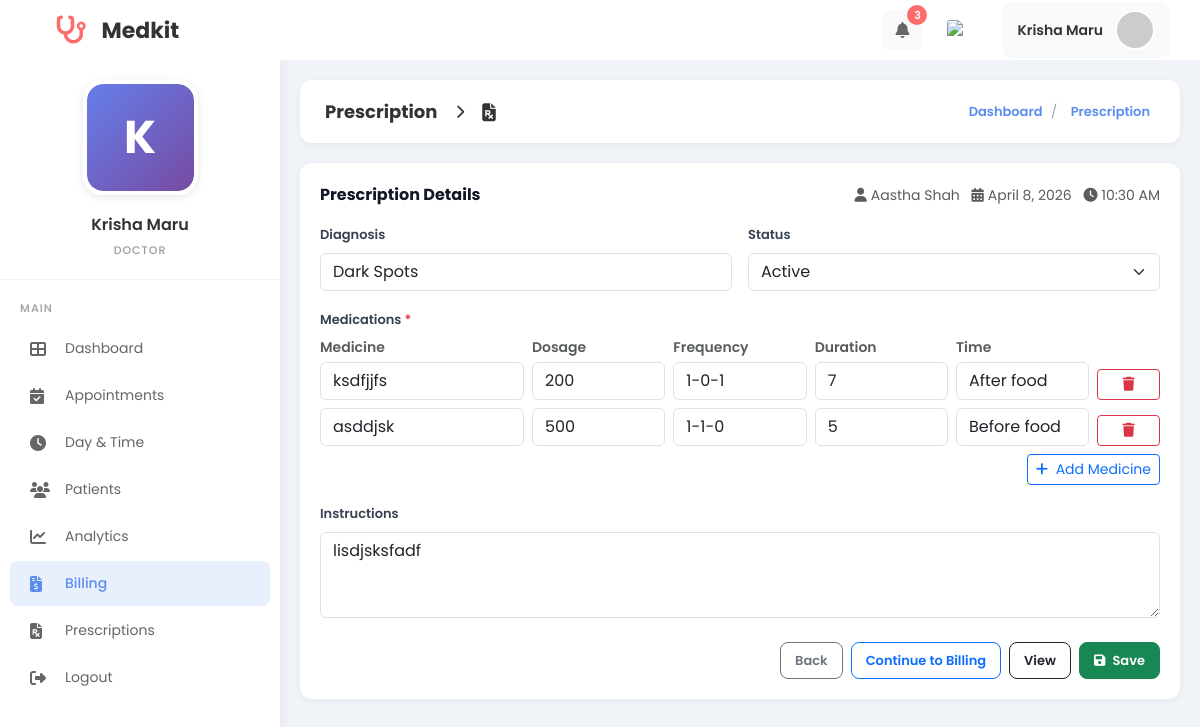
The app's page /MINI_PHP/doctor_prescription.php?booking_id=84 (signed in) with its own data.
### tables this page shows
CREATE TABLE `users` (
  `id` int(11) NOT NULL,
  `firstname` varchar(225) DEFAULT '',
  `lastname` varchar(225) DEFAULT '',
  `phone_number` bigint(20) DEFAULT 0,
  `date_of_birth` date DEFAULT curdate(),
  `email` varchar(50) NOT NULL,
  `gender` varchar(100) DEFAULT '',
  `address` varchar(225) DEFAULT '',
  `clinic_name` varchar(255) DEFAULT NULL,
  `experience_years` int(11) DEFAULT 0,
  `education` varchar(255) DEFAULT NULL,
  `bio` text DEFAULT NULL,
  `password` varchar(255) NOT NULL,
  `role_id` int(11) DEFAULT 0,
  `category_id` int(11) DEFAULT NULL,
  `created_at` timestamp NOT NULL DEFAULT current_timestamp(),
  `updated_at` timestamp NOT NULL DEFAULT current_timestamp() ON UPDATE current_timestamp(),
  `profile_image` varchar(255) DEFAULT NULL,
  `license_number` varchar(50) DEFAULT NULL,
  `license_document` varchar(255) DEFAULT NULL,
  `verification_status` enum('verified','pending','rejected') NOT NULL DEFAULT 'verified',
  `verification_reason` varchar(255) DEFAULT NULL,
  `verified_at` timestamp NULL DEFAULT NULL,
  `verified_by_admin_id` int(11) DEFAULT NULL,
  `commission_percent` decimal(5,2) NOT NULL DEFAULT 10.00
);

CREATE TABLE `visit_booking` (
  `id` int(11) NOT NULL,
  `patient_id` int(11) DEFAULT 0,
  `doctor_id` int(11) DEFAULT 0,
  `speciality_id` int(11) DEFAULT 0,
  `time_id` int(11) DEFAULT 0,
  `Note` varchar(225) DEFAULT '',
  `is_visited` int(11) DEFAULT 0,
  `created_at` timestamp NOT NULL DEFAULT current_timestamp(),
  `updated_at` timestamp NOT NULL DEFAULT current_timestamp() ON UPDATE current_timestamp(),
  `appointment_date` date DEFAULT NULL,
  `status` enum('pending','accepted','visited','rejected') DEFAULT 'pending',
  `patient_notified` tinyint(1) DEFAULT 0,
  `doctor_seen` tinyint(1) NOT NULL DEFAULT 0,
  `reminder_sent_at` datetime DEFAULT NULL,
  `documents_emailed_at` datetime DEFAULT NULL
);

CREATE TABLE `patient` (
  `id` int(11) NOT NULL,
  `firstname` varchar(225) DEFAULT '',
  `lastname` varchar(225) DEFAULT '',
  `phone_number` bigint(20) DEFAULT 0,
  `email` varchar(100) DEFAULT NULL,
  `password` varchar(255) DEFAULT NULL,
  `date_of_birth` date DEFAULT curdate(),
  `gender` varchar(225) DEFAULT '',
  `address` varchar(225) DEFAULT '',
  `created_at` timestamp NOT NULL DEFAULT current_timestamp(),
  `updated_at` timestamp NOT NULL DEFAULT current_timestamp() ON UPDATE current_timestamp()
);

CREATE TABLE `doctor_available_time` (
  `id` int(11) NOT NULL,
  `day_id` int(11) DEFAULT 0,
  `start_time` time DEFAULT '00:00:00',
  `end_time` time DEFAULT '00:00:00',
  `created_at` timestamp NOT NULL DEFAULT current_timestamp(),
  `updated_at` timestamp NOT NULL DEFAULT current_timestamp() ON UPDATE current_timestamp()
);

CREATE TABLE `clinic_prescriptions` (
  `id` int(11) NOT NULL,
  `booking_id` int(11) NOT NULL,
  `doctor_id` int(11) NOT NULL,
  `patient_id` int(11) NOT NULL,
  `diagnosis` varchar(255) NOT NULL DEFAULT '',
  `medications` text NOT NULL,
  `dosage` varchar(100) NOT NULL DEFAULT '',
  `frequency` varchar(100) NOT NULL DEFAULT '',
  `duration` varchar(100) NOT NULL DEFAULT '',
  `instructions` text DEFAULT NULL,
  `status` enum('active','inactive') NOT NULL DEFAULT 'active',
  `created_at` timestamp NOT NULL DEFAULT current_timestamp(),
  `updated_at` timestamp NOT NULL DEFAULT current_timestamp() ON UPDATE current_timestamp()
);

### MINI_PHP/doctor_prescription.php (the view, shortened to what the rows shown need)
<?php
include("config.php");
include("prescription_helpers.php");
$doctor_id = (int)$_SESSION['doctor_id'];
$schema_error = '';
$doctor_res = mysqli_query($conn, "SELECT firstname, lastname, profile_image FROM users WHERE id = $doctor_id LIMIT 1");
$doctor = $doctor_res ? mysqli_fetch_assoc($doctor_res) : null;
$doctor['profile_image'] = $doctor['profile_image'] ?? '';
$booking_id = isset($_GET['booking_id']) ? (int)$_GET['booking_id'] : 0;
$errors = [];
$booking = null;
$prescription = null;
function fetch_booking_for_prescription(mysqli $conn, int $doctor_id, int $booking_id): ?array
{
  $q = "
        SELECT
            vb.id AS booking_id,
            vb.patient_id,
            vb.doctor_id,
            vb.speciality_id,
            vb.time_id,
            vb.appointment_date,
            vb.status,
            vb.Note,
            p.firstname AS patient_firstname,
            p.lastname AS patient_lastname,
            p.phone_number,
            p.email AS patient_email,
            p.gender AS patient_gender,
            p.address AS patient_address,
            s.doctor_speciality,
            dat.start_time,
            dat.end_time
        FROM visit_booking vb
        LEFT JOIN patient p ON p.id = vb.patient_id
        LEFT JOIN speciality s ON s.id = vb.speciality_id
        LEFT JOIN doctor_available_time dat ON dat.id = vb.time_id
        WHERE vb.id = ? AND vb.doctor_id = ?
        LIMIT 1
    ";
  $stmt = $conn->prepare($q);
  $stmt->bind_param("ii", $booking_id, $doctor_id);
  $stmt->execute();
  $res = $stmt->get_result();
  $row = $res ? $res->fetch_assoc() : null;
  return $row ?: null;
}
function fetch_prescription_by_booking(mysqli $conn, int $doctor_id, int $booking_id): ?array
{
  $stmt = $conn->prepare("SELECT * FROM clinic_prescriptions WHERE booking_id = ? AND doctor_id = ? LIMIT 1");
  $stmt->bind_param('ii', $booking_id, $doctor_id);
  $stmt->execute();
  $row = $stmt->get_result()->fetch_assoc();
  return $row ?: null;
}
if ($schema_error === '') {
  if ($booking_id <= 0) {
    $errors[] = 'Missing booking.';
  } else {
    $booking = fetch_booking_for_prescription($conn, $doctor_id, $booking_id);
    if (!$booking) {
      $errors[] = 'Booking not found.';
    } elseif (($booking['status'] ?? '') !== 'visited') {
      $errors[] = 'Prescription can be created only after marking the appointment as completed.';
    } else {
      $prescription = fetch_prescription_by_booking($conn, $doctor_id, $booking_id);
    }
  }
}
$patient_name = '-';
$date_label = '-';
$time_label = '-';
if ($booking) {
  $patient_name = trim((string)($booking['patient_firstname'] ?? '') . ' ' . (string)($booking['patient_lastname'] ?? ''));
  if (!empty($booking['appointment_date'])) {
    $date_label = date('F j, Y', strtotime((string)$booking['appointment_date']));
  }
  if (!empty($booking['start_time'])) {
    $time_label = date('g:i A', strtotime((string)$booking['start_time']));
  }
}
$prefill_diagnosis = trim((string)($_POST['diagnosis'] ?? ($prescription['diagnosis'] ?? '')));
$prefill_instructions = trim((string)($_POST['instructions'] ?? ($prescription['instructions'] ?? '')));
$prefill_status = prescriptions_normalize_status((string)($_POST['status'] ?? ($prescription['status'] ?? 'active')));
$prefill_items = [];
if ($_SERVER['REQUEST_METHOD'] === 'POST') {
  $names = $_POST['medicine_name'] ?? [];
  $dosages = $_POST['medicine_dosage'] ?? [];
  $frequencies = $_POST['medicine_frequency'] ?? [];
  $durations = $_POST['medicine_duration'] ?? [];
  $times = $_POST['medicine_time'] ?? [];
  if (!is_array($names)) {
    $names = [];
  }
  if (!is_array($dosages)) {
    $dosages = [];
  }
  if (!is_array($frequencies)) {
    $frequencies = [];
  }
  if (!is_array($durations)) {
    $durations = [];
  }
  if (!is_array($times)) {
    $times = [];
  }
  $max_rows = max(count($names), count($dosages), count($frequencies), count($durations), count($times));
  if ($max_rows <= 0) {
    $prefill_items[] = ['medicine' => '', 'dosage' => '', 'frequency' => '', 'duration' => '', 'time' => ''];
  } else {
    for ($i = 0; $i < $max_rows; $i++) {
      $prefill_items[] = [
        'medicine' => trim((string)($names[$i] ?? '')),
        'dosage' => trim((string)($dosages[$i] ?? '')),
        'frequency' => trim((string)($frequencies[$i] ?? '')),
        'duration' => trim((string)($durations[$i] ?? '')),
        'time' => trim((string)($times[$i] ?? '')),
      ];
    }
  }
} elseif ($prescription) {
  $decoded_items = prescriptions_decode_medication_items((string)($prescription['medications'] ?? ''));
  if (is_array($decoded_items) && !empty($decoded_items)) {
    $prefill_items = $decoded_items;
  }
}
?>
<!DOCTYPE html>
<html lang="en">
<head>
  <link href="https://cdn.jsdelivr.net/npm/bootstrap@5.3.2/dist/css/bootstrap.min.css" rel="stylesheet">
  <link href="https://cdnjs.cloudflare.com/ajax/libs/font-awesome/6.4.0/css/all.min.css" rel="stylesheet">
</head>
<body>
  <div class="top-header">
    <div class="header-right">
      <a href="doctor_profile.php" class="user-profile text-decoration-none" title="View Profile" aria-label="View Profile">
        <span class="user-name"><?= htmlspecialchars($doctor['firstname'] . ' ' . $doctor['lastname']) ?></span>
        <?php
        $doctor_avatar_src = (!empty($doctor['profile_image']) && file_exists(__DIR__ . '/' . $doctor['profile_image']))
          ? $doctor['profile_image']
          : "https://ui-avatars.com/api/?name=" . urlencode($doctor['firstname'] . '+' . $doctor['lastname']) . "&background=5a8dee&color=fff";
        ?>
        <img src="<?= htmlspecialchars($doctor_avatar_src) ?>" alt="Profile" class="user-avatar">
      </a>
    </div>
  </div>
  <div class="sidebar">
    <div class="doctor-profile-sidebar">
      <div class="profile-image-wrapper">
        <form id="profileImageForm" action="doctor_profile_image.php" method="POST" enctype="multipart/form-data">
          <label for="profileImageInput" style="cursor: pointer; display: block; width: 115px; height: 115px; margin: 0 auto;">
            <div class="profile-image-container" id="sidebarProfileImage">
              <?php if (!empty($doctor['profile_image']) && file_exists(__DIR__ . '/' . $doctor['profile_image'])): ?>
                <img src="<?= htmlspecialchars($doctor['profile_image']) ?>" alt="Profile" style="width: 100%; height: 100%; object-fit: cover; display: block;">
              <?php else: ?>
                <div class="profile-placeholder">
                  <?= strtoupper(substr($doctor['firstname'] ?: 'D', 0, 1)) ?>
                </div>
              <?php endif; ?>
            </div>
          </label>
        </form>
      </div>
      <div class="profile-name"><?= htmlspecialchars($doctor['firstname'] . ' ' . $doctor['lastname']) ?></div>
      <div class="profile-role">DOCTOR</div>
    </div>
  </div>
  <div class="main-content">
    <div class="panel-card">
      <div class="panel-head">
        <div class="text-muted small">
          <span class="me-2"><i class="fas fa-user me-1"></i><?= htmlspecialchars($patient_name) ?></span>
          <span class="me-2"><i class="fas fa-calendar-alt me-1"></i><?= htmlspecialchars($date_label) ?></span>
          <span><i class="fas fa-clock me-1"></i><?= htmlspecialchars($time_label) ?></span>
        </div>
      </div>
      <?php if ($booking): ?>
        <form method="POST" novalidate>
          <div class="row g-3">
            <div class="col-md-6">
              <label class="form-label">Diagnosis</label>
              <input type="text" name="diagnosis" class="form-control" value="<?= htmlspecialchars($prefill_diagnosis) ?>" placeholder="e.g., Viral fever">
            </div>
            <div class="col-md-6">
              <label class="form-label">Status</label>
              <select name="status" class="form-select">
                <option value="active" <?= $prefill_status === 'active' ? 'selected' : '' ?>>Active</option>
              </select>
            </div>
            <div class="col-12">
              <label class="form-label">Medications <span class="text-danger">*</span></label>
              <div class="row g-2 text-muted small fw-semibold mb-1">
                <div class="col-md-3">Medicine</div>
                <div class="col-md-2">Dosage</div>
                <div class="col-md-2">Frequency</div>
                <div class="col-md-2">Duration</div>
                <div class="col-md-2">Time</div>
                <div class="col-md-1"></div>
              </div>
              <div id="medRows" class="d-flex flex-column gap-2">
                <?php foreach ($prefill_items as $it): ?>
                  <div class="row g-2 align-items-end" data-med-row>
                    <div class="col-md-3">
                      <input type="text" name="medicine_name[]" class="form-control" value="<?= htmlspecialchars((string)($it['medicine'] ?? '')) ?>" placeholder="e.g., Paracetamol" required>
                    </div>
                    <div class="col-md-2">
                      <input type="text" name="medicine_dosage[]" class="form-control" value="<?= htmlspecialchars((string)($it['dosage'] ?? '')) ?>" placeholder="e.g., 500mg">
                    </div>
                    <div class="col-md-2">
                      <input type="text" name="medicine_frequency[]" class="form-control" value="<?= htmlspecialchars((string)($it['frequency'] ?? '')) ?>" placeholder="e.g., 1-0-1">
                    </div>
                    <div class="col-md-2">
                      <input type="text" name="medicine_duration[]" class="form-control" value="<?= htmlspecialchars((string)($it['duration'] ?? '')) ?>" placeholder="e.g., 7 days">
                    </div>
                    <div class="col-md-2">
                      <input type="text" name="medicine_time[]" class="form-control" value="<?= htmlspecialchars((string)($it['time'] ?? '')) ?>" placeholder="e.g., After food">
                    </div>
                    <div class="col-md-1 d-grid">
                      <button type="button" class="btn btn-outline-danger btn-sm" data-med-remove aria-label="Remove"><i class="fas fa-trash"></i></button>
                    </div>
                  </div>
                <?php endforeach; ?>
              </div>
              <div class="d-flex justify-content-end mt-2">
                <button type="button" class="btn btn-outline-primary btn-sm" id="addMedicineBtn"><i class="fas fa-plus me-1"></i> Add Medicine</button>
              </div>
            </div>
            <div class="col-12">
              <label class="form-label">Instructions</label>
              <textarea name="instructions" class="form-control" rows="3" placeholder="Additional advice / notes..."><?= htmlspecialchars($prefill_instructions) ?></textarea>
            </div>
          </div>
          <div class="d-flex flex-wrap justify-content-end gap-2 mt-4">
            <a href="booking.php" class="btn btn-outline-secondary btn-action">Back</a>
            <a href="doctor_bill.php?booking_id=<?= (int)$booking['booking_id'] ?>" class="btn btn-outline-primary btn-action">Continue to Billing</a>
            <a href="doctor_view_prescription.php?booking_id=<?= (int)$booking['booking_id'] ?>" class="btn btn-outline-dark btn-action">View</a>
            <button type="submit" class="btn btn-success btn-action"><i class="fas fa-save me-1"></i> Save</button>
          </div>
        </form>
      <?php else: ?>
        <div class="text-muted">Prescription is not available.</div>
      <?php endif; ?>
    </div>
  </div>
</body>
</html>

### records on screen
users: firstname+lastname "Krisha Maru", firstname "K"
visit_booking: patient.lastname "Aastha Shah", appointment_date "April 8, 2026", doctor_available_time.start_time "10:30 AM"
clinic_prescriptions: diagnosis "Dark Spots", status "Active", instructions "lisdjsksfadf"

### other values on screen
$notification_count "3"
